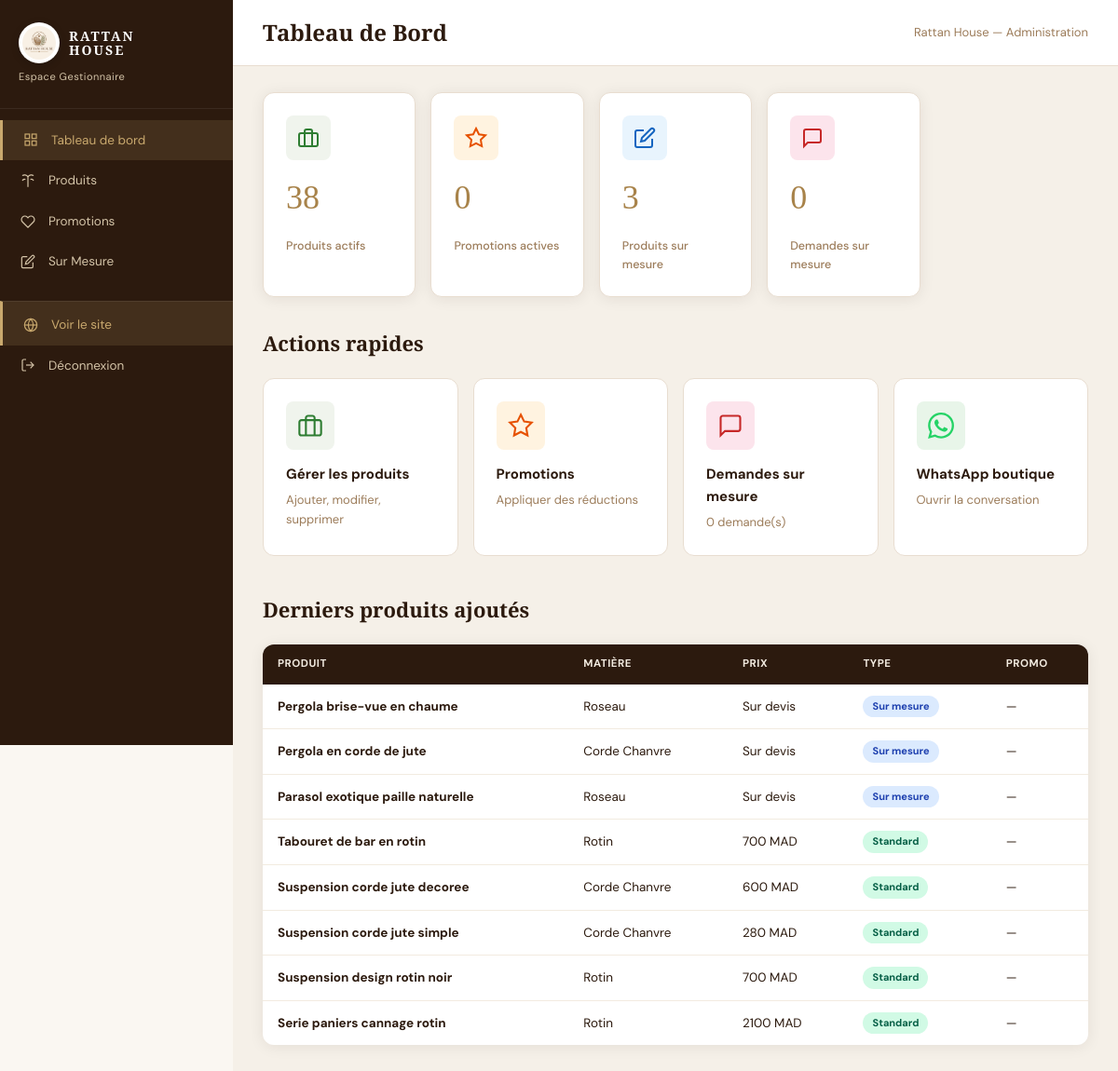
/admin (signed in), run on the app's committed database.
### app.py (models this page shows, shortened)
class Produit(db.Model):
    __tablename__ = 'produit'
    id               = db.Column(db.Integer, primary_key=True)
    nom              = db.Column(db.String(200), nullable=False)
    matiere          = db.Column(db.String(50))
    description      = db.Column(db.Text)
    caracteristiques = db.Column(db.Text)
    image            = db.Column(db.String(300))
    estActif         = db.Column(db.Boolean, default=True)
    type_produit     = db.Column(db.String(20), default='standard')
    date_ajout       = db.Column(db.DateTime, default=datetime.utcnow)
    prixAffiche        = db.Column(db.Float, nullable=True)
    promotionAppliquee = db.Column(db.Float, nullable=True, default=0)
    nouveauPrix        = db.Column(db.Float, nullable=True)
    necessiteDevis = db.Column(db.Boolean, default=False)
    __mapper_args__ = {'polymorphic_on': type_produit, 'polymorphic_identity': 'produit'}

class ProduitStandard(Produit):
    __mapper_args__ = {'polymorphic_identity': 'standard'}

### app.py (the view)
@app.route('/admin')
@admin_required
def admin_dashboard():
    stats = TableauDeBord.get_stats()
    produits_recents = Produit.query.filter_by(estActif=True).order_by(Produit.date_ajout.desc()).limit(8).all()
    return render_template('admin/dashboard.html', stats=stats, produits_recents=produits_recents)

### app.py (called while the page is built)
def admin_required(f):
    @wraps(f)
    def dec(*a, **kw):
        if session.get('user_role') != 'admin':
            return redirect(url_for('connexion'))
        return f(*a, **kw)
    return dec

    @staticmethod
    def get_stats():
        return {
            'produits':   Produit.query.filter_by(estActif=True).count(),
            'promos':     Produit.query.filter(Produit.promotionAppliquee > 0, Produit.estActif==True).count(),
            'matieres':   db.session.query(Produit.matiere).distinct().count(),
            'sur_mesure': Produit.query.filter_by(type_produit='mesure', estActif=True).count(),
            'demandes':   SurMesure.query.count(),
        }

### templates/admin/dashboard.html (shortened to what this page needs)
{% extends "admin/base_admin.html" %}
{% block page_title %}Tableau de Bord{% endblock %}
{% block admin_content %}
<div class="stats-row">
  <div class="stat-card">
    <div class="stat-icon" style="background:#f0f4ed;color:#2e7d32">
      <svg width="24" height="24" viewBox="0 0 24 24" fill="none" stroke="currentColor" stroke-width="2"><path d="M20 7H4a2 2 0 00-2 2v10a2 2 0 002 2h16a2 2 0 002-2V9a2 2 0 00-2-2z"/><path d="M16 21V5a2 2 0 00-2-2h-4a2 2 0 00-2 2v16"/></svg>
    </div>
    <div class="stat-val">{{ stats.produits }}</div>
    <div class="stat-lbl">Produits actifs</div>
  </div>
  <div class="stat-card">
    <div class="stat-icon" style="background:#fff3e0;color:#e65100">
      <svg width="24" height="24" viewBox="0 0 24 24" fill="none" stroke="currentColor" stroke-width="2"><path d="M12 2l3.09 6.26L22 9.27l-5 4.87 1.18 6.88L12 17.77l-6.18 3.25L7 14.14 2 9.27l6.91-1.01L12 2z"/></svg>
    </div>
    <div class="stat-val">{{ stats.promos }}</div>
    <div class="stat-lbl">Promotions actives</div>
  </div>
  <div class="stat-card">
    <div class="stat-icon" style="background:#e8f4fd;color:#1565c0">
      <svg width="24" height="24" viewBox="0 0 24 24" fill="none" stroke="currentColor" stroke-width="2"><path d="M11 4H4a2 2 0 00-2 2v14a2 2 0 002 2h14a2 2 0 002-2v-7"/><path d="M18.5 2.5a2.121 2.121 0 013 3L12 15l-4 1 1-4 9.5-9.5z"/></svg>
    </div>
    <div class="stat-val">{{ stats.sur_mesure }}</div>
    <div class="stat-lbl">Produits sur mesure</div>
  </div>
  <div class="stat-card">
    <div class="stat-icon" style="background:#fce4ec;color:#c62828">
      <svg width="24" height="24" viewBox="0 0 24 24" fill="none" stroke="currentColor" stroke-width="2"><path d="M21 15a2 2 0 01-2 2H7l-4 4V5a2 2 0 012-2h14a2 2 0 012 2z"/></svg>
    </div>
    <div class="stat-val">{{ stats.demandes }}</div>
    <div class="stat-lbl">Demandes sur mesure</div>
  </div>
</div>
<div style="margin-top:32px">
  <h2 style="font-family:var(--font-display);font-size:22px;color:var(--espresso);margin-bottom:20px">Actions rapides</h2>
  <div style="display:grid;grid-template-columns:repeat(auto-fit,minmax(200px,1fr));gap:16px">
    <a href="/admin/produits" class="admin-action-card">
      <div class="admin-action-icon" style="background:#f0f4ed;color:#2e7d32">
        <svg width="28" height="28" viewBox="0 0 24 24" fill="none" stroke="currentColor" stroke-width="1.8"><path d="M20 7H4a2 2 0 00-2 2v10a2 2 0 002 2h16a2 2 0 002-2V9a2 2 0 00-2-2z"/><path d="M16 21V5a2 2 0 00-2-2h-4a2 2 0 00-2 2v16"/></svg>
      </div>
      <strong>Gérer les produits</strong>
      <span>Ajouter, modifier, supprimer</span>
    </a>
    <a href="/admin/promotions" class="admin-action-card">
      <div class="admin-action-icon" style="background:#fff3e0;color:#e65100">
        <svg width="28" height="28" viewBox="0 0 24 24" fill="none" stroke="currentColor" stroke-width="1.8"><path d="M12 2l3.09 6.26L22 9.27l-5 4.87 1.18 6.88L12 17.77l-6.18 3.25L7 14.14 2 9.27l6.91-1.01L12 2z"/></svg>
      </div>
      <strong>Promotions</strong>
      <span>Appliquer des réductions</span>
    </a>
    <a href="/admin/sur-mesure" class="admin-action-card">
      <div class="admin-action-icon" style="background:#fce4ec;color:#c62828">
        <svg width="28" height="28" viewBox="0 0 24 24" fill="none" stroke="currentColor" stroke-width="1.8"><path d="M21 15a2 2 0 01-2 2H7l-4 4V5a2 2 0 012-2h14a2 2 0 012 2z"/></svg>
      </div>
      <strong>Demandes sur mesure</strong>
      <span>{{ stats.demandes }} demande(s)</span>
    </a>
    <a href="https://wa.me/212669952693" target="_blank" class="admin-action-card">
      <div class="admin-action-icon" style="background:#e8f5e9;color:#25D366">
      </div>
      <strong>WhatsApp boutique</strong>
      <span>Ouvrir la conversation</span>
    </a>
  </div>
</div>
<div style="margin-top:40px">
  <h2 style="font-family:var(--font-display);font-size:22px;color:var(--espresso);margin-bottom:20px">Derniers produits ajoutés</h2>
  <table class="admin-table">
    <thead>
      <tr>
        <th>Produit</th>
        <th>Matière</th>
        <th>Prix</th>
        <th>Type</th>
        <th>Promo</th>
      </tr>
    </thead>
    <tbody>
      {% for p in produits_recents %}
      <tr>
        <td><strong>{{ p.nom[:35] }}</strong></td>
        <td>{{ p.matiere|replace('_',' ')|title if p.matiere else '—' }}</td>
        <td>{{ "%.0f MAD"|format(p.prixAffiche) if p.prixAffiche else 'Sur devis' }}</td>
        <td><span class="badge {% if p.type_produit=='mesure' %}badge-blue{% else %}badge-ok{% endif %}">{{ 'Sur mesure' if p.type_produit=='mesure' else 'Standard' }}</span></td>
        <td>{% if p.promotionAppliquee %}<span class="badge badge-warn">-{{ p.promotionAppliquee|int }}%</span>{% else %}—{% endif %}</td>
      </tr>
      {% else %}
      <tr><td colspan="5" style="text-align:center;color:var(--text-light)">Aucun produit</td></tr>
      {% endfor %}
    </tbody>
  </table>
</div>
{% endblock %}

### static/css/style.css (style rules this page uses)
:root { --cream: #FAF7F2; --beige: #F2EBE0; --beige2: #E8DDD0; --sand: #D4C4A8; --gold: #C9A96E; --gold-dark: #A8834A; --brown: #6B4C2A; --espresso: #2C1A0E; --white: #FFFFFF; --text: #2C1A0E; --text-mid: #6B4C2A; --text-light: #9C7C5A; --green: #5A6B4A; --red: #C0392B; --font-display: 'Cormorant Garamond', Georgia, serif; --font-body: 'DM Sans', sans-serif; --radius-sm: 8px; --radius: 12px; --radius-lg: 20px; --shadow: 0 2px 16px rgba(44,26,14,0.08); --shadow-lg: 0 8px 40px rgba(44,26,14,0.14); --transition: 0.28s cubic-bezier(0.4,0,0.2,1); --navbar-h: 72px; }
*, *::before, *::after { box-sizing: border-box; margin: 0; padding: 0; }
html { scroll-behavior: smooth; }
body { font-family: var(--font-body); background: var(--cream); color: var(--text); line-height: 1.6; overflow-x: hidden; }
a { text-decoration: none; color: inherit; }
.stats-row { display: grid; grid-template-columns: repeat(5, 1fr); gap: 16px; margin-bottom: 28px; }
.stat-card { background: white; border-radius: var(--radius); padding: 20px; box-shadow: var(--shadow); }
.stat-val { font-family: var(--font-display); font-size: 36px; font-weight: 500; color: var(--gold-dark); }
.stat-lbl { font-size: 12.5px; color: var(--text-light); margin-top: 4px; font-weight: 500; }
.admin-table { width: 100%; border-collapse: collapse; background: white; border-radius: var(--radius); overflow: hidden; box-shadow: var(--shadow); }
.admin-table th { background: var(--espresso); color: var(--beige); padding: 12px 16px; font-size: 11.5px; font-weight: 700; text-align: left; letter-spacing: 0.5px; text-transform: uppercase; }
.admin-table td { padding: 12px 16px; border-bottom: 1px solid var(--beige); font-size: 13.5px; vertical-align: middle; }
.admin-table tr:last-child td { border-bottom: none; }
.badge { display: inline-block; padding: 3px 10px; border-radius: 50px; font-size: 11px; font-weight: 700; }
.badge-ok { background: #d1fae5; color: #065f46; }
.badge-blue { background: #dbeafe; color: #1e40af; }
.stat-card { background: var(--white); border: 1px solid var(--beige2); border-radius: var(--radius); padding: 24px; display: flex; flex-direction: column; gap: 8px; }
.stat-icon { width: 48px; height: 48px; border-radius: var(--radius-sm); display: flex; align-items: center; justify-content: center; margin-bottom: 4px; }
.admin-action-card { background: var(--white); border: 1px solid var(--beige2); border-radius: var(--radius); padding: 24px; display: flex; flex-direction: column; gap: 6px; text-decoration: none; transition: all var(--transition); cursor: pointer; }
.admin-action-card strong { font-size: 15px; color: var(--espresso); font-weight: 700; }
.admin-action-card span { font-size: 13px; color: var(--text-light); }
.admin-action-icon { width: 52px; height: 52px; border-radius: var(--radius-sm); display: flex; align-items: center; justify-content: center; margin-bottom: 8px; }

### data on the page
ProduitStandard: nom "Pergola brise-vue en chaume", matiere "Roseau", prixAffiche "Sur devis", type_produit "Sur mesure"
ProduitStandard: nom "Pergola en corde de jute", matiere "Corde Chanvre", prixAffiche "Sur devis", type_produit "Sur mesure"
ProduitStandard: nom "Parasol exotique paille naturelle", matiere "Roseau", prixAffiche "Sur devis", type_produit "Sur mesure"
ProduitStandard: nom "Tabouret de bar en rotin", matiere "Rotin", prixAffiche "700 MAD", type_produit "Standard"
ProduitStandard: nom "Suspension corde jute decoree", matiere "Corde Chanvre", prixAffiche "600 MAD", type_produit "Standard"
ProduitStandard: nom "Suspension corde jute simple", matiere "Corde Chanvre", prixAffiche "280 MAD", type_produit "Standard"
ProduitStandard: nom "Suspension design rotin noir", matiere "Rotin", prixAffiche "700 MAD", type_produit "Standard"
ProduitStandard: nom "Serie paniers cannage rotin", matiere "Rotin", prixAffiche "2100 MAD", type_produit "Standard"

### other printed values
{{ stats.produits }} "38"
{{ stats.promos }} "0"
{{ stats.sur_mesure }} "3"
{{ stats.demandes }} "0"
